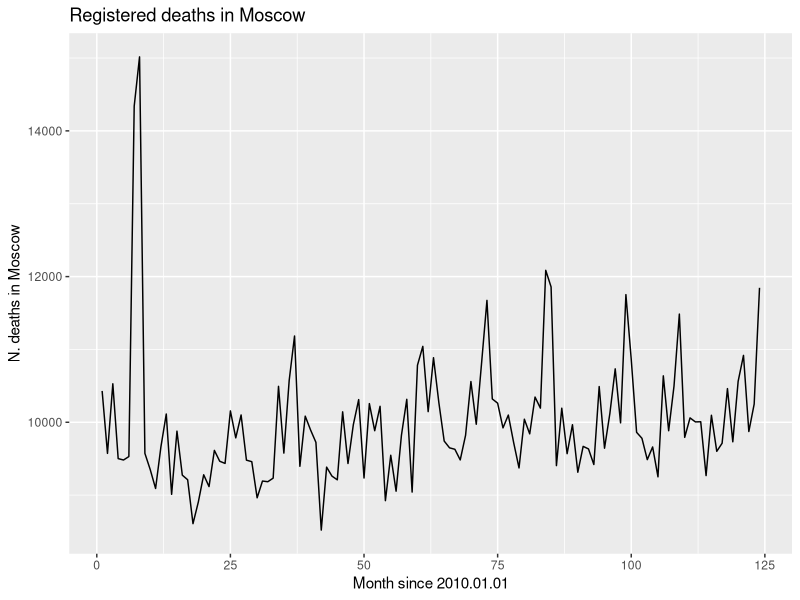
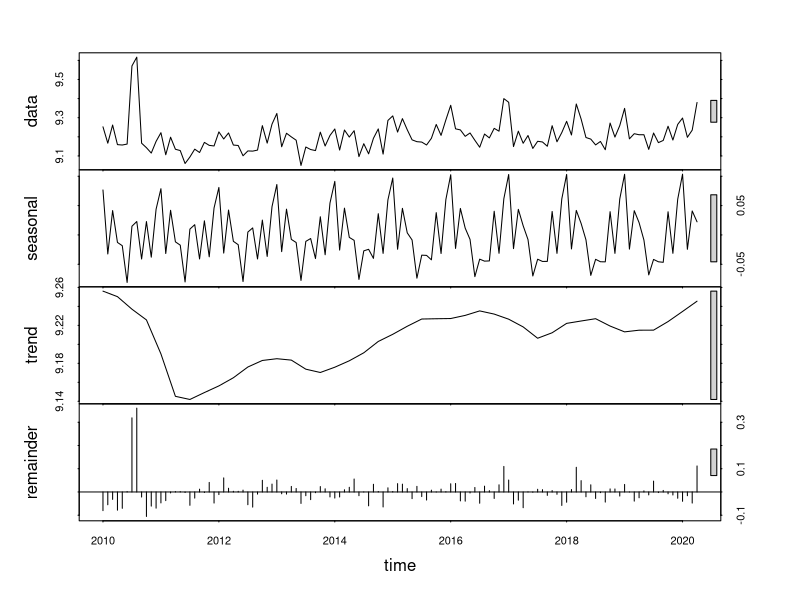
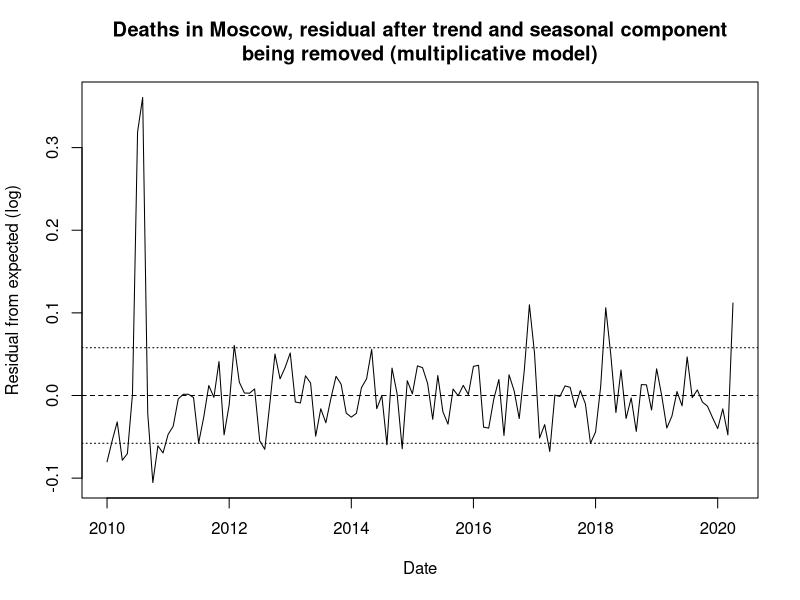

These figures' R source, in order:
## ---- chunk 1
knitr::opts_chunk$set(echo = FALSE, message=FALSE, warning=FALSE, fig.width=9, fig.height=6, fig.path = "figures/")

## ---- chunk 2
#Basic libraries
library(readr)
library(data.table)
library(ggplot2)
library(readxl)
library(stringr)
## ---- chunk 3
data_dd_msk <- read_excel("data/data-6267-2020-05-08.xlsx")
data_dd_msk <- as.data.table(data_dd_msk)
data_dd_msk[ , wmonth := .I ]
data_dd_msk[ , StateRegistrationOfDeath := as.numeric(StateRegistrationOfDeath)]
## ---- chunk 4
ggplot( data_dd_msk, aes(x=wmonth, y=StateRegistrationOfDeath))+geom_path()+xlab("Month since 2010.01.01")+ylab("N. deaths in Moscow")+ggtitle("Registered deaths in Moscow")
## ---- chunk 5
stl1 <- stl(ts(data_dd_msk[,log(StateRegistrationOfDeath)], frequency=12, start=c(2010,1,1)), s.window=12)
plot(stl1)
## ---- chunk 6
sd1 <- sd(stl1$time.series[, 3])
plot(stl1$time.series[, 3], xlab="Date", ylab="Residual from expected (log)")
abline(h=0, lty=2)
abline(h=sd1, lty=3)
abline(h=-sd1, lty=3)
title("Deaths in Moscow, residual after trend and seasonal component\nbeing removed (multiplicative model)")

## ---- chunk 7
sprintf("Deviation from expected: %f", exp(last(stl1$time.series[, 1]+stl1$time.series[, 2]))* (exp(last(stl1$time.series[, 3]))-1))
sprintf("Above 1 sd: %f", exp(last(stl1$time.series[, 1]+stl1$time.series[, 2]))* (exp(last(stl1$time.series[, 3])-sd1)-1))
## ---- chunk 8
imax <- which.max(stl1$time.series[1:24, 3])
sprintf("Max peak position: %d", imax)
## ---- chunk 9
sprintf("Deviation from expected: %f", exp(stl1$time.series[imax, 1]+stl1$time.series[imax, 2])* (exp(stl1$time.series[imax, 3])-1))
sprintf("Above 1 sd: %f", exp(stl1$time.series[imax, 1]+stl1$time.series[imax, 2])* (exp(stl1$time.series[imax, 3]-sd1)-1))

